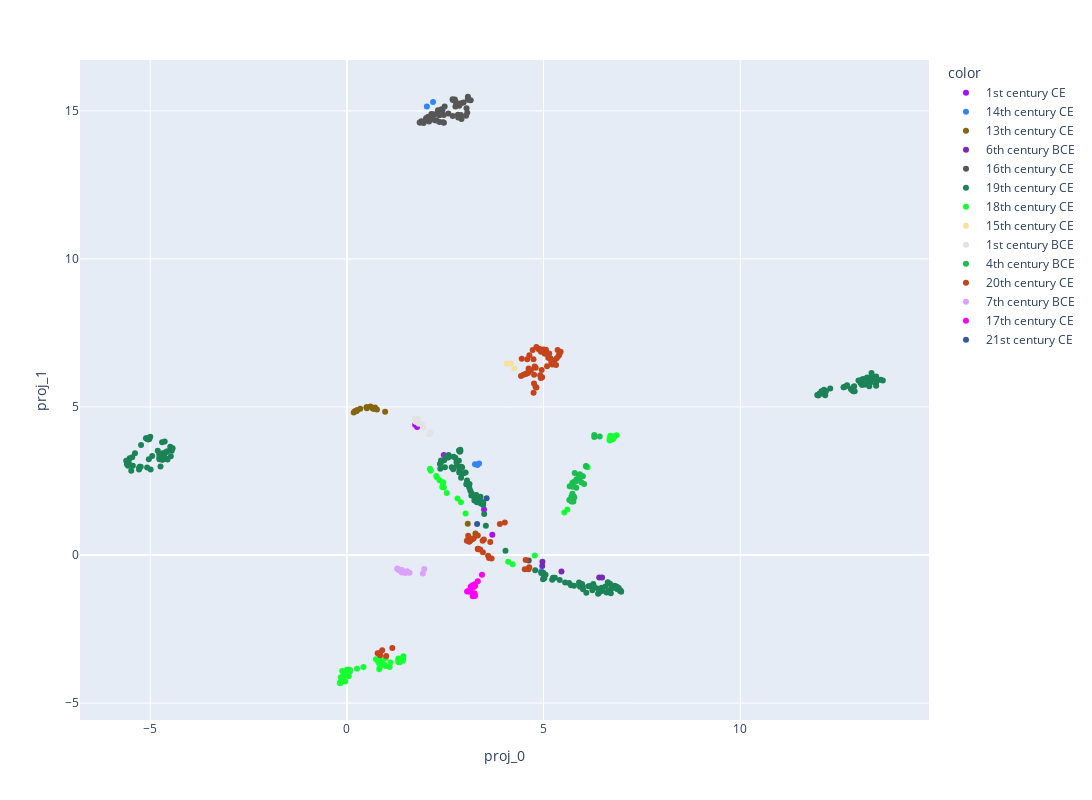

Source (notebook cell):
### Code cell
fig = px.scatter(data_frame = library_newtext,
                 x='proj_0',
                 y='proj_1',
                 width=1200,
                 height=800,
                 color= library_newtext['authorcentury'].astype('category'),
                 color_discrete_sequence=px.colors.qualitative.Alphabet, #Dark24
                 hover_data= ['title']
                 )

fig.show()

### Figure 1 — Plotly figure (JSON) as saved in the notebook; plotly's stock layout.template omitted (floating-point values rounded to 4 significant figures; data arrays with more than 128 entries replaced by an {"elided": "..."} marker saying what was removed)
{"data": [{"customdata": [["Apocolocyntosis"], ["L. Annaeus Seneca on Benefits"], ["Two Tragedies of Seneca: Medea and The Daughters of Troy: Rendered into English Verse"], ["Seneca's Morals of a Happy Life, Benefits, Anger and Clemency"], ["Minor Dialogues, Together With the Dialogue on Clemency"]], "hovertemplate": "color=1st century CE<br>proj_0=%{x}<br>proj_1=%{y}<br>title=%{customdata[0]}<extra></extra>", "legendgroup": "1st century CE", "marker": {"color": "#AA0DFE", "symbol": "circle"}, "mode": "markers", "name": "1st century CE", "orientation": "v", "showlegend": true, "type": "scatter", "x": [3.697, 2.464, 3.487, 1.735, 1.785], "xaxis": "x", "y": [0.68, 3.378, 1.538, 4.402, 4.325], "yaxis": "y"}, {"customdata": [["La Fiammetta"], ["The Decameron, Volume II"], ["The Decameron of Giovanni Boccaccio"], ["The Decameron, Volume I"], ["The Decameron (Day 1 to Day 5): Containing an hundred pleasant Novels"], ["The Decameron (Day 6 to Day 10): Containing an hundred pleasant Novels"]], "hovertemplate": "color=14th century CE<br>proj_0=%{x}<br>proj_1=%{y}<br>title=%{customdata[0]}<extra></extra>", "legendgroup": "14th century CE", "marker": {"color": "#3283FE", "symbol": "circle"}, "mode": "markers", "name": "14th century CE", "orientation": "v", "showlegend": true, "type": "scatter", "x": [4.941, 3.317, 3.257, 3.361, 2.034, 2.191], "xaxis": "x", "y": [-0.5449, 3.039, 3.062, 3.093, 15.15, 15.3], "yaxis": "y"}, {"customdata": [["Divine Comedy, Longfellow's Translation, Hell"], ["Divine Comedy, Longfellow's Translation, Purgatory"], ["Divine Comedy, Longfellow's Translation, Paradise"], ["Divine Comedy, Longfellow's Translation, Complete"], ["Divine Comedy, Cary's Translation, Hell"], ["Divine Comedy, Cary's Translation, Purgatory"], ["Divine Comedy, Cary's Translation, Paradise"], ["Divine Comedy, Cary's Translation, Complete"], ["The Banquet (Il Convito)"], ["The Divine Comedy, Volume 1, Hell"], ["The Divine Comedy, Volume 2, Purgatory"], ["The Divine Comedy, Volume 3, Paradise"], ["The New Life (La Vita Nuova)"], ["The Divine Comedy of Dante Alighieri: The Inferno"], ["The Vision of Dante: A story for little children and a talk to their mothers: (Second Edition)"], ["The vision of hell.: By Dante Alighieri.; Translated by Rev. Henry Francis Cary, M.A.; and illustrated with the seventy-five designs of Gustave Doré."], ["The Divine Comedy by Dante, Illustrated, Purgatory, Complete"], ["The Divine Comedy by Dante, Illustrated, Paradise, Complete"], ["The divine comedy"]], "hovertemplate": "color=13th century CE<br>proj_0=%{x}<br>proj_1=%{y}<br>title=%{customdata[0]}<extra></extra>", "legendgroup": "13th century CE", "marker": {"color": "#85660D", "symbol": "circle"}, "mode": "markers", "name": "13th century CE", "orientation": "v", "showlegend": true, "type": "scatter", "x": [0.5066, 0.5994, 0.5035, 0.5005, 0.1979, 0.3391, 0.2556, 0.2222, 0.9717, 0.7644, 0.7153, 0.6857, 3.073, 0.6493, 3.268, 0.2369, 0.2508, 0.2467, 0.1746], "xaxis": "x", "y": [4.956, 5.013, 4.988, 4.993, 4.85, 4.942, 4.886, 4.864, 4.838, 4.912, 4.983, 4.93, 1.055, 4.957, 0.726, 4.864, 4.88, 4.864, 4.81], "yaxis": "y"}, {"customdata": [["Chinese Literature: Comprising the Analects of Confucius, the Sayings of Mencius, the Shi-King, the Travels of Fâ-Hien, and the Sorrows of Han"], ["The Sayings of Confucius"], ["The Analects of Confucius (from the Chinese Classics)"], ["The Wisdom of Confucius: with Critical and Biographical Sketches"], ["The Sayings of Confucius: A New Translation of the Greater Part of the Confucian Analects"]], "hovertemplate": "color=6th century BCE<br>proj_0=%{x}<br>proj_1=%{y}<br>title=%{customdata[0]}<extra></extra>", "legendgroup": "6th century BCE", "marker": {"color": "#782AB6", "symbol": "circle"}, "mode": "markers", "name": "6th century BCE", "orientation": "v", "showlegend": true, "type": "scatter", "x": [6.415, 4.972, 4.967, 6.488, 5.455], "xaxis": "x", "y": [-0.7562, -0.2281, -0.3692, -0.7584, -0.5532], "yaxis": "y"}, {"customdata": [["The Complete Works of William Shakespeare"], ["Shakespeare's Sonnets"], ["Venus and Adonis"], ["King Richard III"], ["The Tragedy of Titus Andronicus"], ["The Taming of the Shrew"], ["The Tragedy of Romeo and Juliet"], ["As You Like It"], ["The Tragedy of Macbeth"], ["King Richard III"], ["The Taming of the Shrew"], ["Romeo and Juliet"], ["A Midsummer Night's Dream"], ["The Merchant of Venice"], ["King Henry IV, the First Part"], ["Much Ado about Nothing"], ["The Life of King Henry V"], ["Julius Caesar"], ["As You Like It"], ["Hamlet, Prince of Denmark"], ["Twelfth Night; Or, What You Will"], ["All's Well That Ends Well"], ["Othello, the Moor of Venice"], ["The Tragedy of King Lear"], ["Macbeth"], ["Antony and Cleopatra"], ["The Winter's Tale"], ["The Tempest"], ["Sir Thomas More"], ["Romeo and Juliet"], ["Julius Caesar"], ["Hamlet"], ["King Lear"], ["A Midsummer Night's Dream"], ["The Merchant of Venice"], ["Twelfth Night"], ["Henry V"], ["Macbeth"], ["Hamlet"], ["Othello"], ["Shakespeare's First Folio"], ["The Tempest: The Works of William Shakespeare [Cambridge Edition] [9 vols.]"], ["Two Gentlemen of Verona: The Works of William Shakespeare [Cambridge Edition] [9 vols.]"], ["The Merry Wives of Windsor: The Works of William Shakespeare [Cambridge Edition] [9 vols.]"], ["Measure for Measure: The Works of William Shakespeare [Cambridge Edition] [9 vols.]"], ["The Comedy of Errors: The Works of William Shakespeare [Cambridge Edition] [9 vols.]"], ["Hamlet, Prince of Denmark"], ["The New Hudson Shakespeare: Julius Cæsar"], ["Shakespeare's Tragedy of Romeo and Juliet"], ["Flowers from Shakespeare's Garden: A Posy from the Plays"]], "hovertemplate": "color=16th century CE<br>proj_0=%{x}<br>proj_1=%{y}<br>title=%{customdata[0]}<extra></extra>", "legendgroup": "16th century CE", "marker": {"color": "#565656", "symbol": "circle"}, "mode": "markers", "name": "16th century CE", "orientation": "v", "showlegend": true, "type": "scatter", "x": [3.148, 2.355, 1.894, 2.746, 2.913, 2.58, 2.863, 2.35, 2.233, 2.688, 2.823, 2.81, 2.467, 2.191, 2.861, 2.447, 2.901, 2.486, 2.464, 2.692, 2.28, 2.829, 3.042, 3.061, 2.689, 3.03, 2.966, 2.309, 1.868, 2.853, 2.427, 2.765, 2.898, 2.404, 2.016, 2.315, 2.089, 2.134, 3.077, 3.075, 3.101, 2.067, 1.95, 2.149, 2.221, 2.004, 1.85, 2.08, 2.76, 4.624], "xaxis": "x", "y": [15.36, 14.62, 14.65, 15.38, 14.72, 14.91, 15.2, 14.85, 14.68, 15.39, 14.87, 15.24, 14.6, 14.89, 15.22, 14.61, 15.26, 15.15, 14.86, 15.36, 14.67, 14.77, 15.09, 14.94, 14.83, 14.84, 15.28, 14.93, 14.61, 15.17, 15.02, 15.3, 14.86, 15.06, 14.76, 15.02, 14.64, 14.74, 15.48, 15.41, 15.37, 14.8, 14.59, 14.89, 14.87, 14.7, 14.61, 14.69, 15.15, -0.1819], "yaxis": "y"}, {"customdata": {"elided": "200x1 str values"}, "hovertemplate": "color=19th century CE<br>proj_0=%{x}<br>proj_1=%{y}<br>title=%{customdata[0]}<extra></extra>", "legendgroup": "19th century CE", "marker": {"color": "#1C8356", "symbol": "circle"}, "mode": "markers", "name": "19th century CE", "orientation": "v", "showlegend": true, "type": "scatter", "x": {"elided": "200 float values"}, "xaxis": "x", "y": {"elided": "200 float values"}, "yaxis": "y"}, {"customdata": [["Persuasion"], ["The Life and Adventures of Robinson Crusoe of York, Mariner, Volume 1: With an Account of His Travels Round Three Parts of the Globe,; Written By Himself, in Two Volumes"], ["From London to Land's End: and Two Letters from the \"Journey through England by a Gentleman\""], ["The Life and Most Surprising Adventures of Robinson Crusoe, of York, Mariner (1801)"], ["Love and Freindship [sic]"], ["Northanger Abbey"], ["Memoirs of a Cavalier: A Military Journal of the Wars in Germany, and the Wars in England.; From the Year 1632 to the Year 1648."], ["The Life and Adventures of Robinson Crusoe (1808)"], ["Pride and Prejudice"], ["The History of the Remarkable Life of John Sheppard: Containing a Particular Account of His Many Robberies and Escapes"], ["A Vindication of the Press"], ["Mansfield Park"], ["Military Memoirs of Capt. George Carleton"], ["Memoirs of Major Alexander Ramkins (1718)"], ["The Complete English Tradesman (1839 ed.)"], ["Emma"], ["Sense and Sensibility"], ["The Declaration of Independence of The United States of America"], ["Memoir, Correspondence, and Miscellanies, From the Papers of Thomas Jefferson, Volume 1"], ["Memoir, Correspondence, and Miscellanies, From the Papers of Thomas Jefferson, Volume 2"], ["Memoir, Correspondence, and Miscellanies, From the Papers of Thomas Jefferson, Volume 3"], ["Memoir, Correspondence, and Miscellanies, From the Papers of Thomas Jefferson, Volume 4"], ["History of the Plague in London"], ["The Declaration of Independence of the United States of America"], ["Dickory Cronke: The Dumb Philosopher, or, Great Britain's Wonder"], ["Everybody's Business Is Nobody's Business: Or, Private Abuses, Public Grievances; Exemplified in the Pride, Insolence, and Exorbitant Wages of Our Women, Servants, Footmen, &c."], ["The Writings of Thomas Jefferson: Library Edition - Vol. 6 (of 20)"], ["Sense and Sensibility"], ["Atalantis Major"], ["United States Declaration of Independence"], ["The True-Born Englishman: A Satire"], ["The Fortunate Mistress (Parts 1 and 2): or a History of the Life of Mademoiselle de Beleau Known by the Name of the Lady Roxana"], ["The History of the Devil, As Well Ancient as Modern: In Two Parts"], ["An Appeal to Honour and Justice, Though It Be of His Worst Enemies.: Being A True Account of His Conduct in Public Affairs."], ["An Humble Proposal to the People of England, for the Increase of their Trade, and Encouragement of Their Manufactures: Whether the Present Uncertainty of Affairs Issues in Peace or War"], ["Second Thoughts are Best: Or a Further Improvement of a Late Scheme to Prevent Street Robberies"], ["Augusta Triumphans: Or, the Way to Make London the Most Flourishing City in the Universe"], ["A New Voyage Round the World by a Course Never Sailed Before"], ["A True Relation of the Apparition of one Mrs. Veal: The Next Day after Her Death, to one Mrs. Bargrave, at Canterbury, the 8th of September, 1705; which Apparition Recommends the Perusal of Drelincourt's Book of Consolations against the Fears of Death"], ["Reasons Against the Succession of the House of Hanover: With an Enquiry How Far the Abdication of King James, Supposing It to Be Legal, Ought to Affect the Person of the Pretender"], ["A Seasonable Warning and Caution against the Insinuations of Papists and Jacobites in favour of the Pretender: Being a Letter from an Englishman at the Court of Hanover"], ["An Answer to a Question that Nobody thinks of, viz., But what if the Queen should Die?"], ["The Lay-Man's Sermon upon the Late Storm: Held forth at an Honest Coffee-House-Conventicle"], ["And What if the Pretender should Come?: Or Some Considerations of the Advantages and Real Consequences of the Pretender's Possessing the Crown of Great Britain"], ["The Fortunes and Misfortunes of the Famous Moll Flanders"], ["Pride and Prejudice, a play founded on Jane Austen's novel"], ["A Short Narrative of the Life and Actions of His Grace John, D. of Marlborogh"], ["A Journal of the Plague Year: Being Observations or Memorials of the Most Remarkable Occurrences, as Well Public as Private, Which Happened in London During the Last Great Visitation in 1665. Written by a Citizen Who Continued All the While in London"], ["The King of Pirates: Being an Account of the Famous Enterprises of Captain Avery, the Mock King of Madagascar"], ["A General History of the Pyrates:: from their first rise and settlement in the island of Providence, to the present time"], ["An Essay Upon Projects"], ["The Storm. An Essay."], ["The Letters of Jane Austen: Selected from the compilation of her great nephew, Edward, Lord Bradbourne"], ["The Storm: or, a Collection of the most Remarkable Casualties and Disasters which Happen'd in the Late Dreadful Tempest, both by Sea and Land"], ["Pride and Prejudice"], ["The Writings of Thomas Jefferson, Vol. 1 (of 9): Being His Autobiography, Correspondence, Reports, Messages, Addresses, and Other Writings, Official and Private"], ["The Writings of Thomas Jefferson, Vol. 2 (of 9): Being His Autobiography, Correspondence, Reports, Messages, Addresses, and Other Writings, Official and Private"], ["State of the Union Addresses"], ["The Life and Adventures of Robinson Crusoe"], ["The History and Remarkable Life of the Truly Honourable Colonel Jacque, Commonly Called Colonel Jack"], ["The Writings of Thomas Jefferson, Vol. 3 (of 9): Being His Autobiography, Correspondence, Reports, Messages, Addresses, and Other Writings, Official and Private"], ["The Writings of Thomas Jefferson, Vol. 4 (of 9): Being His Autobiography, Correspondence, Reports, Messages, Addresses, and Other Writings, Official and Private"], ["The Writings of Thomas Jefferson, Vol. 5 (of 9): Being His Autobiography, Correspondence, Reports, Messages, Addresses, and Other Writings, Official and Private"], ["The Friendly Daemon, or the Generous Apparition: Being a True Narrative of a Miraculous Cure, Newly Perform'd Upon That Famous Deaf and Dumb Gentleman, Dr. Duncan Campbel, by a Familiar Spirit That Appear'd to Him in a White Surplice, Like a Cathedral Singing Boy"], ["The Writings of Thomas Jefferson, Vol. 6 (of 9): Being His Autobiography, Correspondence, Reports, Messages, Addresses, and Other Writings, Official and Private"], ["The Writings of Thomas Jefferson, Vol. 7 (of 9): Being His Autobiography, Correspondence, Reports, Messages, Addresses, and Other Writings, Official and Private"], ["The Further Adventures of Robinson Crusoe"], ["The Writings of Thomas Jefferson, Vol. 8 (of 9): Being His Autobiography, Correspondence, Reports, Messages, Addresses, and Other Writings, Official and Private"], ["The Writings of Thomas Jefferson, Vol. 9 (of 9): Being His Autobiography, Correspondence, Reports, Messages, Addresses, and Other Writings, Official and Private"], ["The History of the Pyrates. Vol. II.: Containing the lives of Captain Misson, Captain Bowen, Captain Kidd, Captain Tew, Captain Halsey, Captain White, Captain Condent, Captain Bellamy, Captain Fly, Captain Howard, Captain Lewis, Captain Cornelius, Captain Williams, Captain Burgess, Captain North, and their several crews"], ["The Watsons: By Jane Austen, Concluded by L. Oulton"], ["The Life, Adventures & Piracies of the Famous Captain Singleton"], ["Robinson Crusoe, Told to the Children by John Lang"], ["The Consolidator; or, Memoirs of Sundry Transactions from the World in the Moon"], ["Lady Susan"], ["Tour through the Eastern Counties of England, 1722"]], "hovertemplate": "color=18th century CE<br>proj_0=%{x}<br>proj_1=%{y}<br>title=%{customdata[0]}<extra></extra>", "legendgroup": "18th century CE", "marker": {"color": "#16FF32", "symbol": "circle"}, "mode": "markers", "name": "18th century CE", "orientation": "v", "showlegend": true, "type": "scatter", "x": [2.425, -0.1622, 1.331e-05, -0.08422, 2.465, 2.539, 0.082, -0.1726, 2.112, 0.9863, 0.8414, 2.44, -0.1556, 0.8236, 0.04966, 2.446, 2.272, 4.777, 6.727, 6.771, 6.732, 6.858, -0.04044, 5.605, 1.323, 1.313, 6.727, 2.289, 0.9847, 5.528, 0.4219, 0.05532, 0.9053, 0.8387, 1.088, 1.437, 0.7398, 0.04811, 4.101, 1.428, 1.422, 1.108, 1.348, 1.305, -0.0866, 3.019, 0.8012, -0.1717, 0.9506, -0.01665, 0.08096, 4.213, 2.354, 0.01749, 2.133, 6.697, 6.761, 6.122, -0.1149, 0.03158, 6.678, 6.749, 6.682, 1.414, 6.815, 6.797, -0.172, 6.694, 6.75, -0.03392, 2.814, -0.1193, 1.305, 0.03237, 2.9, 0.2588], "xaxis": "x", "y": [2.296, -4.289, -3.874, -4.092, 2.276, 2.091, -3.895, -4.331, 2.915, -3.478, -3.539, 2.367, -4.133, -3.856, -3.865, 2.46, 2.67, -0.01669, 3.994, 3.924, 3.96, 4.048, -4.272, 1.537, -3.592, -3.499, 3.892, 2.625, -3.748, 1.432, -3.781, -3.961, -3.63, -3.776, -3.78, -3.422, -3.52, -4.093, -0.2285, -3.478, -3.568, -3.635, -3.622, -3.528, -4.071, 1.398, -3.622, -4.32, -3.704, -4.044, -3.926, -0.3138, 2.526, -3.966, 2.848, 4.03, 3.92, 2.966, -4.258, -3.982, 3.905, 3.933, 3.864, -3.515, 4.016, 3.982, -4.318, 3.971, 3.945, -4.06, 1.908, -3.921, -3.616, -4.07, 1.785, -3.841], "yaxis": "y"}, {"customdata": [["Discourses on the First Decade of Titus Livius"], ["The Prince"], ["Machiavelli, Volume I"], ["History of Florence and of the Affairs of Italy: From the Earliest Times to the Death of Lorenzo the Magnificent"], ["The Prince"]], "hovertemplate": "color=15th century CE<br>proj_0=%{x}<br>proj_1=%{y}<br>title=%{customdata[0]}<extra></extra>", "legendgroup": "15th century CE", "marker": {"color": "#F7E1A0", "symbol": "circle"}, "mode": "markers", "name": "15th century CE", "orientation": "v", "showlegend": true, "type": "scatter", "x": [4.168, 4.063, 5.961, 4.255, 4.143], "xaxis": "x", "y": [6.466, 6.466, 2.691, 6.297, 6.468], "yaxis": "y"}, {"customdata": [["The Orations of Marcus Tullius Cicero, Volume 4"], ["Cato Maior de Senectute with Introduction and Notes"], ["Academica"], ["Cicero's Tusculan Disputations: Also, Treatises On The Nature Of The Gods, And On The Commonwealth"], ["The Letters of Cicero, Volume 1: The Whole Extant Correspodence in Chronological Order"], ["Treatises on Friendship and Old Age"], ["Letters of Marcus Tullius Cicero"], ["The Academic Questions, Treatise De Finibus, and Tusculan Disputations, of M.T. Cicero, With a Sketch of the Greek Philosophers Mentioned by Cicero"], ["Speeches against Catilina"], ["De Officiis"], ["Cicero: Letters to Atticus, Vol. 2 of 3"], ["Cicero: Letters to Atticus, Vol. 3 of 3"], ["The republic of Cicero: Translated from the Latin; and Accompanied With a Critical and Historical Introduction."], ["Cicero: Letters to Atticus, Vol. 1 of 3"]], "hovertemplate": "color=1st century BCE<br>proj_0=%{x}<br>proj_1=%{y}<br>title=%{customdata[0]}<extra></extra>", "legendgroup": "1st century BCE", "marker": {"color": "#E2E2E2", "symbol": "circle"}, "mode": "markers", "name": "1st century BCE", "orientation": "v", "showlegend": true, "type": "scatter", "x": [1.748, 1.83, 1.829, 1.733, 1.756, 2.123, 1.917, 1.811, 1.953, 1.805, 1.8, 1.803, 2.095, 1.748], "xaxis": "x", "y": [4.498, 4.436, 4.46, 4.611, 4.504, 4.136, 4.416, 4.59, 4.306, 4.532, 4.524, 4.585, 4.07, 4.582], "yaxis": "y"}, {"customdata": [["Apology, Crito, and Phaedo of Socrates"], ["The Republic"], ["The Republic"], ["Critias"], ["Timaeus"], ["Lysis"], ["Charmides"], ["Laches"], ["Protagoras"], ["Euthydemus"], ["Symposium"], ["Cratylus"], ["Ion"], ["Phaedrus"], ["Euthyphro"], ["Meno"], ["Apology"], ["Crito"], ["Phaedo"], ["Gorgias"], ["Lesser Hippias"], ["Alcibiades I"], ["Alcibiades II"], ["Eryxias"], ["Menexenus"], ["Parmenides"], ["Theaetetus"], ["Sophist"], ["Statesman"], ["Philebus"], ["Laws"], ["The Republic of Plato"]], "hovertemplate": "color=4th century BCE<br>proj_0=%{x}<br>proj_1=%{y}<br>title=%{customdata[0]}<extra></extra>", "legendgroup": "4th century BCE", "marker": {"color": "#1CBE4F", "symbol": "circle"}, "mode": "markers", "name": "4th century BCE", "orientation": "v", "showlegend": true, "type": "scatter", "x": [5.734, 6.427, 6.291, 5.71, 6.081, 5.833, 5.9, 5.782, 5.902, 5.735, 5.792, 5.891, 5.758, 5.918, 5.766, 5.707, 5.837, 5.736, 5.779, 6.031, 5.764, 5.712, 5.654, 5.734, 5.735, 5.914, 5.999, 5.664, 5.815, 5.96, 6.079, 6.29], "xaxis": "x", "y": [2.444, 4.0, 4.054, 1.809, 2.992, 2.275, 2.542, 1.942, 2.672, 2.388, 2.769, 2.628, 1.807, 2.731, 1.963, 1.964, 2.561, 1.813, 2.473, 2.401, 1.987, 1.861, 1.858, 2.068, 2.307, 2.672, 2.662, 2.321, 2.486, 2.456, 3.004, 3.989], "yaxis": "y"}, {"customdata": [["London to Ladysmith via Pretoria"], ["Liberalism and the Social Problem"], ["Crome Yellow"], ["The Defeat of Youth, and Other Poems"], ["Beyond Lies the Wub"], ["Beyond the Door"], ["The Crystal Crypt"], ["The Defenders"], ["The Gun"], ["The Skull"], ["Writings in the United Amateur, 1915-1922"], ["The Shunned House"], ["The Eyes Have It"], ["Second Variety"], ["The Variable Man"], ["Mr. Spaceship"], ["Piper in the Woods"], ["The Dwelling Place of Light — Volume 1"], ["The Dwelling Place of Light — Complete"], ["Mr. Crewe's Career — Volume 1"], ["Mr. Crewe's Career — Volume 3"], ["Mr. Crewe's Career — Complete"], ["A Far Country — Volume 2"], ["A Far Country — Volume 3"], ["A Far Country — Complete"], ["Coniston — Volume 01"], ["Coniston — Volume 02"], ["Coniston — Volume 03"], ["Coniston — Volume 04"], ["Coniston — Complete"], ["The Crossing"], ["Mortal Coils"], ["Tony and the Beetles"], ["Ian Hamilton's March"], ["The Hanging Stranger"], ["Lord Randolph Churchill"], ["My African Journey"], ["The Burning Wheel"], ["The River War: An Account of the Reconquest of the Sudan"], ["Leda"], ["The Dunwich Horror"], ["Savrola: A Tale of the Revolution in Laurania"], ["The Inside of the Cup — Volume 01"], ["The Inside of the Cup — Volume 02"], ["The Inside of the Cup — Volume 03"], ["The Inside of the Cup — Volume 04"], ["The Inside of the Cup — Volume 07"], ["The Inside of the Cup — Complete"], ["Richard Carvel — Volume 02"], ["Richard Carvel — Volume 07"], ["Richard Carvel — Complete"], ["A Modern Chronicle — Volume 01"], ["A Modern Chronicle — Volume 02"], ["A Modern Chronicle — Complete"], ["The Celebrity, Volume 01"], ["The Celebrity, Volume 04"], ["The Celebrity, Complete"], ["The Crisis — Volume 01"], ["The Crisis — Volume 02"], ["The Crisis — Volume 03"], ["The Crisis — Volume 04"], ["The Crisis — Volume 05"], ["The Crisis — Volume 06"], ["The Crisis — Volume 07"], ["The Crisis — Volume 08"], ["The Crisis — Complete"], ["Dr. Jonathan"], ["A Traveller in War-Time"], ["An essay on the American contribution and the democratic idea"], ["Limbo"], ["The World Crisis, Volume 1 (of 6)"], ["Antic Hay"], ["On the Margin: Notes and Essays"], ["Jonah: Christmas 1917"], ["Little Mexican & Other Stories"], ["Selected Poems"], ["Mr. Keegan's Elopement"], ["The colour out of space"], ["The call of Cthulhu"], ["He"], ["The festival"], ["Prize ship"], ["The lurking fear"]], "hovertemplate": "color=20th century CE<br>proj_0=%{x}<br>proj_1=%{y}<br>title=%{customdata[0]}<extra></extra>", "legendgroup": "20th century CE", "marker": {"color": "#C4451C", "symbol": "circle"}, "mode": "markers", "name": "20th century CE", "orientation": "v", "showlegend": true, "type": "scatter", "x": [4.965, 4.426, 0.9992, 4.603, 3.452, 3.483, 3.122, 3.098, 3.144, 3.121, 3.332, 3.345, 3.645, 3.05, 3.084, 3.169, 3.191, 4.585, 4.445, 4.49, 4.554, 4.554, 4.64, 4.817, 4.724, 4.8, 4.677, 4.773, 4.607, 4.62, 5.358, 1.155, 3.328, 4.914, 3.11, 5.385, 5.0, 4.635, 5.434, 4.522, 3.327, 5.401, 5.336, 5.061, 4.882, 4.744, 4.936, 4.966, 4.758, 5.035, 4.895, 4.819, 4.746, 4.796, 5.317, 5.181, 5.279, 5.089, 5.224, 5.147, 5.143, 5.196, 5.001, 4.952, 5.119, 5.031, 3.889, 4.929, 4.757, 0.7816, 4.604, 0.8274, 0.8976, 4.545, 0.8455, 4.619, 4.015, 3.457, 3.678, 3.591, 3.612, 3.225, 3.389], "xaxis": "x", "y": [6.005, 6.042, -3.414, -0.4719, 0.481, 0.5218, 0.5183, 0.5663, 0.4941, 0.4604, 0.1952, 0.2045, 0.4427, 0.4783, 0.6476, 0.5485, 0.533, 6.61, 6.627, 6.085, 6.121, 6.122, 6.749, 7.025, 6.922, 6.327, 6.241, 6.37, 6.162, 6.295, 6.92, -3.141, 0.6598, 6.069, 0.4508, 6.732, 6.944, -0.4099, 6.869, -0.4792, 0.2105, 6.78, 6.648, 6.933, 6.937, 6.609, 6.864, 6.891, 6.086, 6.925, 6.968, 5.661, 5.48, 5.671, 6.417, 6.637, 6.571, 6.376, 6.436, 6.657, 6.806, 6.52, 6.853, 6.25, 6.665, 6.795, 1.048, 5.982, 5.792, -3.315, 6.145, -3.322, -3.214, -0.17, -3.383, -0.4789, 1.097, 0.09723, -0.1174, -0.02905, -0.1018, 0.5636, 0.1875], "yaxis": "y"}, {"customdata": [["The Iliad of Homer: Translated into English Blank Verse by William Cowper"], ["The Odyssey: Rendered into English prose for the use of those who cannot read the original"], ["The Odyssey of Homer"], ["The Iliad"], ["The Iliad"], ["The Odyssey of Homer"], ["Odysseus, the Hero of Ithaca: Adapted from the Third Book of the Primary Schools of Athens, Greece"], ["The Iliad"], ["The Odyssey"], ["The Adventures of Ulysses the Wanderer"], ["The Odysseys of Homer, together with the shorter poems"], ["The Iliads of Homer: Translated according to the Greek"], ["The Iliad"], ["The Iliad"]], "hovertemplate": "color=7th century BCE<br>proj_0=%{x}<br>proj_1=%{y}<br>title=%{customdata[0]}<extra></extra>", "legendgroup": "7th century BCE", "marker": {"color": "#DEA0FD", "symbol": "circle"}, "mode": "markers", "name": "7th century BCE", "orientation": "v", "showlegend": true, "type": "scatter", "x": [1.281, 1.593, 1.53, 1.394, 1.327, 1.487, 1.932, 1.406, 1.396, 1.969, 1.52, 1.285, 1.339, 1.35], "xaxis": "x", "y": [-0.4589, -0.6012, -0.5527, -0.5922, -0.4939, -0.6074, -0.625, -0.5171, -0.5126, -0.4688, -0.5782, -0.4794, -0.5076, -0.5196], "yaxis": "y"}, {"customdata": [["Tartuffe; Or, The Hypocrite"], ["Amphitryon"], ["The Flying Doctor: (Le Médecin Volant)"], ["The Jealousy of le Barbouillé: (La Jalousie du Barbouillé)"], ["Tartuffe; Or, The Hypocrite"], ["The Middle-Class Gentleman"], ["The Pretentious Young Ladies"], ["The Blunderer"], ["The Love-Tiff"], ["The Bores: A Comedy in Three Acts"], ["Sganarelle, or, the Self-Deceived Husband"], ["Don Garcia of Navarre; Or, the Jealous Prince. A Heroic Comedy in Five Acts."], ["The School for Husbands"], ["The Miser"], ["Monsieur De Pourceaugnac"], ["The Magnificent Lovers (Les Amants magnifiques)"], ["The Shopkeeper Turned Gentleman"], ["The Imaginary Invalid"]], "hovertemplate": "color=17th century CE<br>proj_0=%{x}<br>proj_1=%{y}<br>title=%{customdata[0]}<extra></extra>", "legendgroup": "17th century CE", "marker": {"color": "#FE00FA", "symbol": "circle"}, "mode": "markers", "name": "17th century CE", "orientation": "v", "showlegend": true, "type": "scatter", "x": [3.056, 3.25, 3.435, 3.328, 3.116, 3.258, 3.258, 3.253, 3.098, 3.227, 3.145, 3.2, 3.193, 3.193, 3.158, 3.176, 3.166, 3.24], "xaxis": "x", "y": [-1.235, -1.3, -0.6667, -0.8862, -1.244, -1.036, -1.386, -0.9838, -1.205, -1.344, -1.083, -1.39, -1.023, -1.074, -1.163, -1.151, -1.059, -1.065], "yaxis": "y"}, {"customdata": [["Lambda"], ["Deathway"]], "hovertemplate": "color=21st century CE<br>proj_0=%{x}<br>proj_1=%{y}<br>title=%{customdata[0]}<extra></extra>", "legendgroup": "21st century CE", "marker": {"color": "#325A9B", "symbol": "circle"}, "mode": "markers", "name": "21st century CE", "orientation": "v", "showlegend": true, "type": "scatter", "x": [3.552, 3.31], "xaxis": "x", "y": [1.92, 1.05], "yaxis": "y"}], "layout": {"height": 800, "legend": {"title": {"text": "color"}, "tracegroupgap": 0}, "margin": {"t": 60}, "width": 1200, "xaxis": {"anchor": "y", "domain": [0, 1], "title": {"text": "proj_0"}}, "yaxis": {"anchor": "x", "domain": [0, 1], "title": {"text": "proj_1"}}}}
